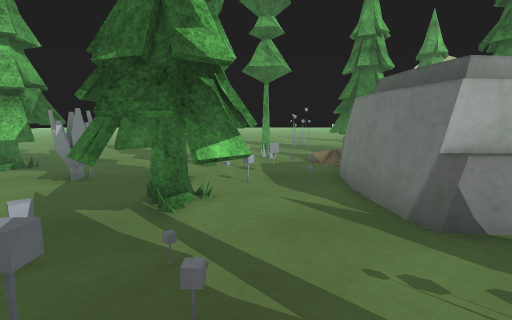
view 1 (above)

22 first-person views from a walk through a scene from a Unity 3-D project. The camera is 0.72 m above the floor, tilts 8° down and sees 85° across. The floor is counted in squares, 0.5 m on a side. Each view is taken from the middle of a square. On the plan, view 1 faces up. The plan holds only what a view shows up to about 14 squares ahead; the rest is blank. The place goes on beyond the plan. The player character is not drawn. Some surface patterns are stand-ins.

view 2
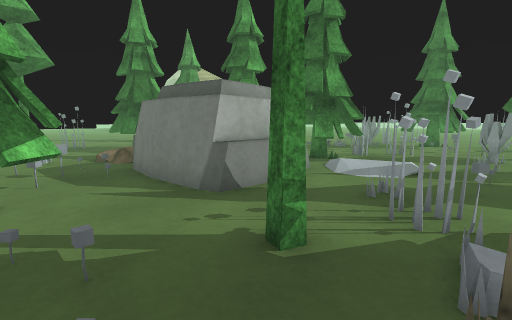

view 3
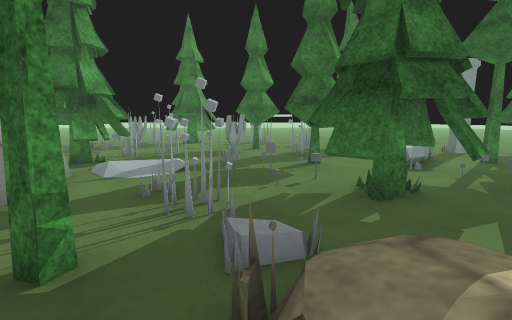

view 4
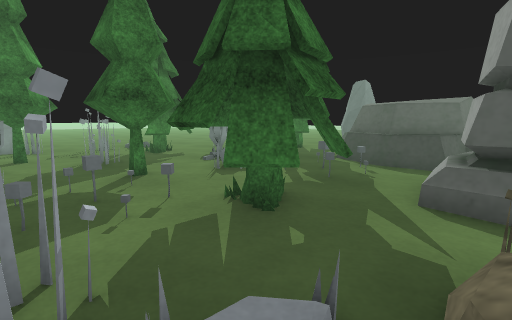

view 5
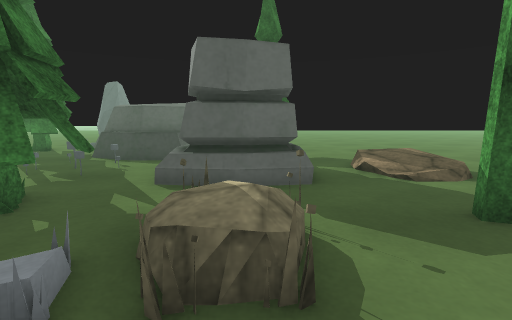

view 6
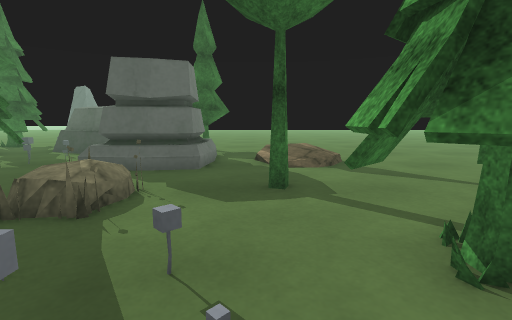

view 7
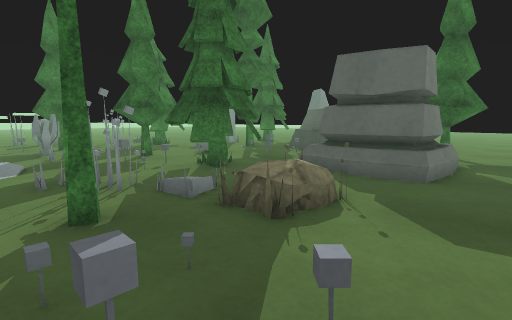

view 8
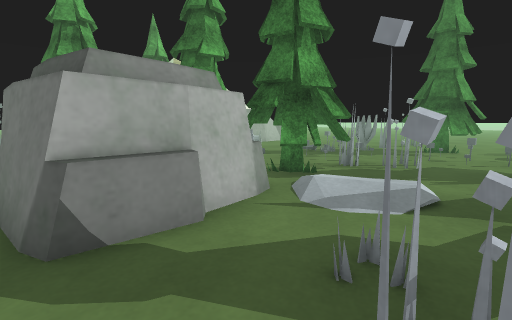

view 9
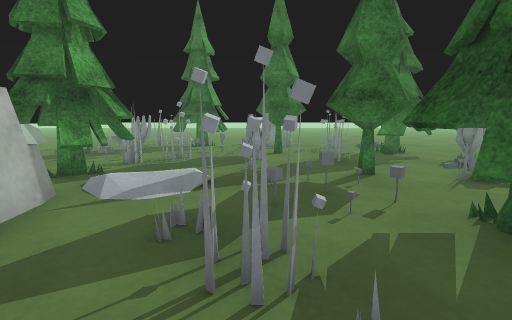

view 10
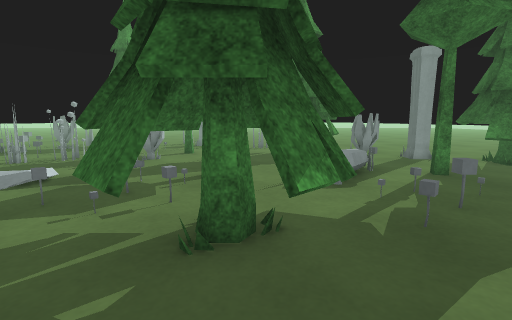

view 11
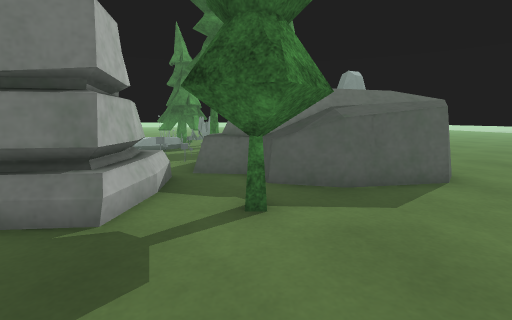

view 12
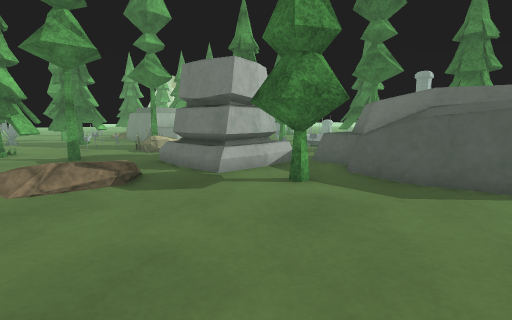

view 13
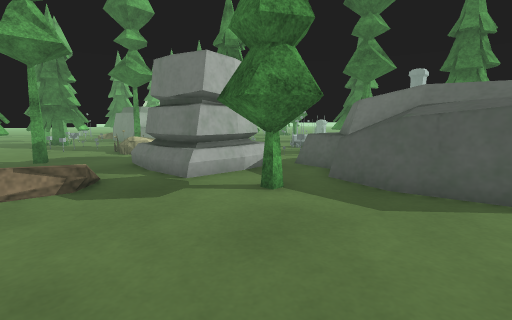

view 14
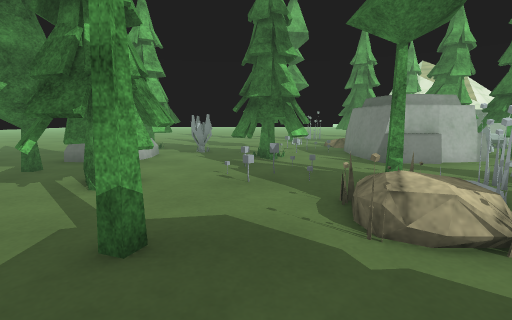

view 15
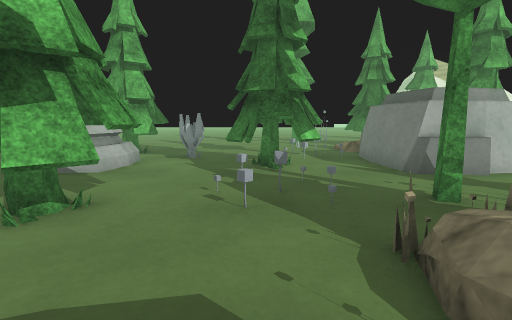

view 16
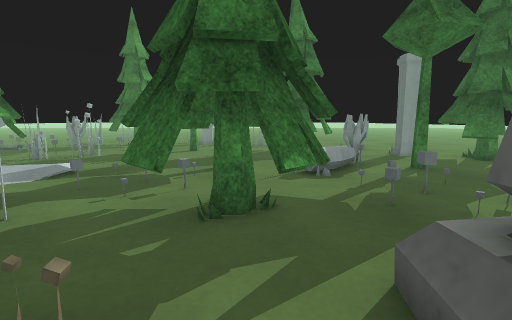

view 17
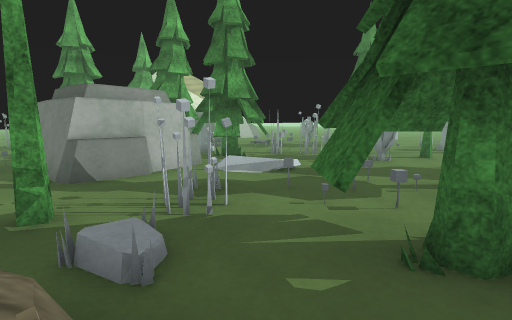

view 18
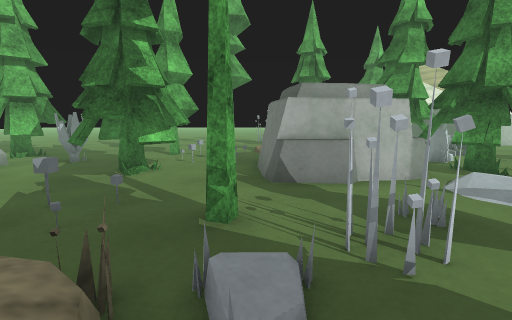

view 19
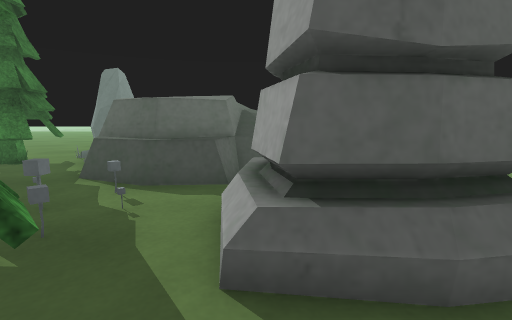

view 20
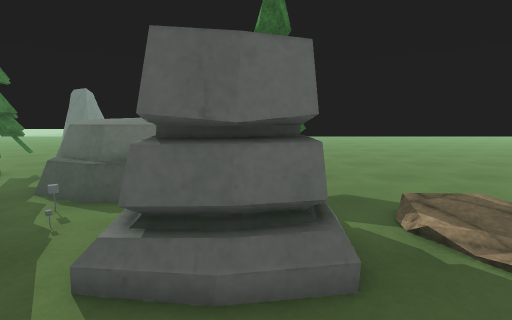

view 21
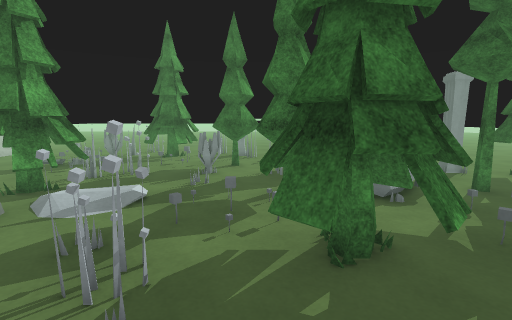

view 22
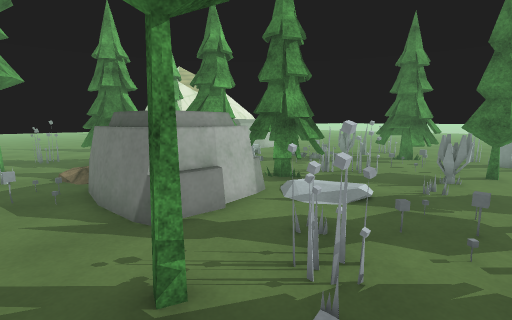

### Floor plan
Key: @ floor where view 1 was taken; # wall or solid block; . main floor; : floor 0.1 m higher than the main floor; + floor 0.25 m higher than the main floor; / step, stairs or slope; v drop or lower ground; T tree; R rock; C campfire; O other object.
Columns run from 6 left of view 1 to 19 right of it. Each row starts with its distance up from view 1.
 16        .OO
 15        ...
 14       TT..TT
 13 ..    ....TTT
 12 ..    ... TTT
 11 ....  O..
 10 ....  ...     T
  9 T.. TTT..    TTTCC..
  8 T...TTOOR    TTT.....
  7 TOO...O.RR    TO..OOO.
  6 R..TTTT.RR   TTT...OOOO
  5 R..TTTT.RR RRTTTT.O....T
  4 R..TTTT.RRRRRTTTTO....TT
  3 ....TT...RR.. TT.OO.O.TTT
  2 TT...OO......  .....OOTTT.
  1 TTT.O..TT.O.........O.....
  0 TTT...@..OO.O..O.OOTT...
 -1 TT....RRO...OOO...TTT .OO
 -2 ......//O.TTO.TT...TT.OO.
 -3 ..TT.#vR.TTTTTTT OO.....
 -4 .........TTTT.TT......O
 -5 .....RRRRTTTT.O...TT  OO
 -6 .//..RR#R..O.OO ..TTT
 -7 .  :.R #R..OOO.O...TTT
 -8 .++..R##R..O...O.OO.T.
 -9 .....RRRRRR...TT......
-10 .....TT..RRRR.....#...
-11 ....TTT RRRRR ..TT#...
-12 .....TTRRRRRR .TTT .
-13 .......RRR RR RTTTT..
-14 .......RRR      TT....
-15 ........RR    #O... ..

Positions as (right, up) in squares from view 1, and headings:
1: (0, 0), facing up
2: (-1, -1), facing up-right
3: (-1, -1), facing right
4: (1, 0), facing down-right
5: (0, 1), facing down
6: (-3, 3), facing down
7: (-3, 2), facing down-right
8: (2, 0), facing up-right
9: (1, 0), facing right
10: (1, -4), facing right
11: (-5, -11), facing right
12: (-6, -15), facing up-right
13: (-5, -15), facing up-right
14: (-2, -6), facing up
15: (-2, -4), facing up
16: (0, -4), facing right
17: (1, -4), facing up-right
18: (2, -3), facing up
19: (2, -3), facing down
20: (0, -2), facing down
21: (0, -2), facing right
22: (0, -2), facing up-right
